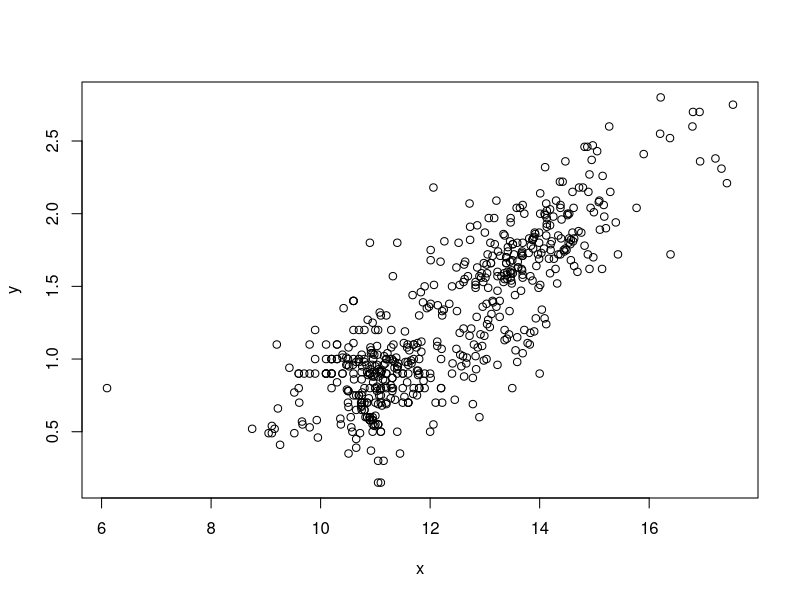
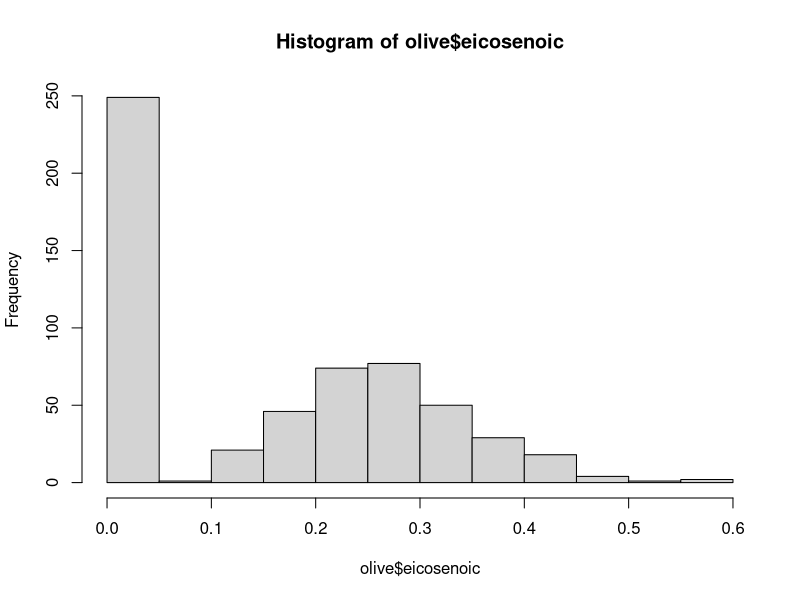
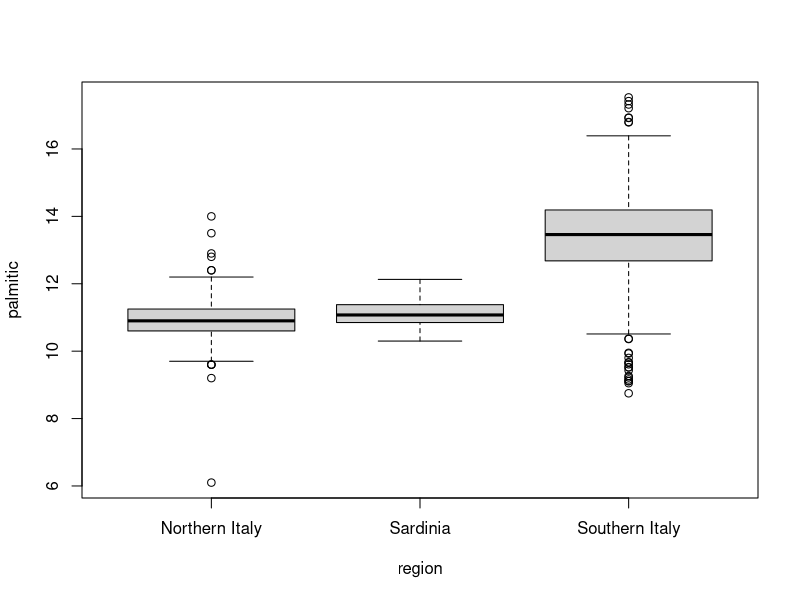

Reproduce these figures in R, in order.
## ---- chunk 1
knitr::opts_chunk$set(echo = TRUE)
## ---- chunk 2
library(dslabs)
library(dplyr)
library("tidyverse")
data(heights)
options(digits = 3)    # report 3 significant digits for all answers
## ---- chunk 3
mu <- mean(heights$height)
ind <- heights %>% dplyr::filter(height > mu)
nrow(ind)
## ---- chunk 4
females <- heights %>% dplyr::filter(height > mu & sex == "Female")
head(females)
nrow(females)
## ---- chunk 5
no_of_females <- heights %>% dplyr::filter(sex == "Female")
female_prop <- nrow(no_of_females) / nrow(heights)
print(female_prop)
## ---- chunk 6
min_height <- min(heights$height)
print(min_height)
## ---- chunk 7
index <- match(min_height, heights$height)
print(index)
## ---- chunk 8
gender <- heights$sex[index]
print(gender)
## ---- chunk 9
max_height <- max(heights$height)
print(max_height)
## ---- chunk 10
x <- 50:82.7L
print(x)
## ---- chunk 11
not_heights <- !x %in% heights$height
print(not_heights)
print(sum(not_heights))
## ---- chunk 12
heights <- mutate(heights, heights2=height*2.54)
head(heights)
## ---- chunk 13
height <- heights$heights2[18]
print(height)
## ---- chunk 14
print(mean(heights$heights2))
## ---- chunk 15
print(nrow(filter(heights, sex=="Female")))
## ---- chunk 16
mean_height_cm <- heights %>% dplyr::filter(sex=="Female")
head(mean_height_cm)
print(mean(mean_height_cm$heights2))
## ---- chunk 17
data(olive)
head(olive)

x <- olive$palmitic
y <- olive$palmitoleic

plot(x, y)
## ---- chunk 18
hist(olive$eicosenoic)
## ---- chunk 19
boxplot(palmitic~region, data=olive)
